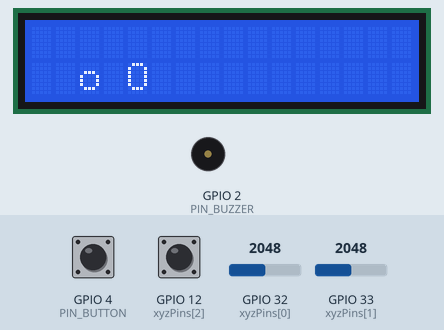
Bench run of a sketch on a simulated ESP32. On the bench: 16×2 character LCD, buzzer (waves = sounding, pin HIGH). Inputs (shaded band) come from the test bench; at power-on: GPIO 32 (xyzPins[0]) = 2048, GPIO 12 (xyzPins[2]) HIGH, GPIO 33 (xyzPins[1]) = 2048, GPIO 4 (PIN_BUTTON) HIGH. What the sketch prints to the serial monitor is not drawn.

Above: at 7.39 s.
7.4 s: GPIO 32 (xyzPins[0]) set to 4095
At 9.07 s:
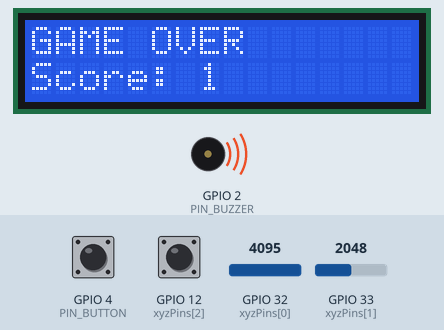
9.2 s: GPIO 12 (xyzPins[2]) pulled LOW for 0.15 s
At 9.36 s:
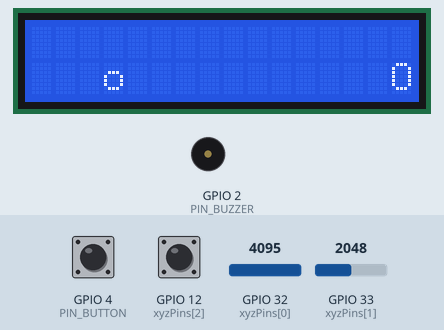
9.9 s: GPIO 33 (xyzPins[1]) set to 0
At 12.13 s:
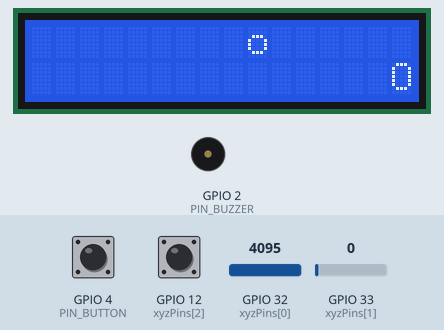
12.9 s: GPIO 33 (xyzPins[1]) set to 491
At 14.1 s:
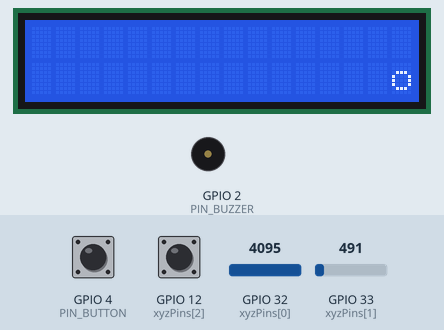
15.9 s: GPIO 12 (xyzPins[2]) pulled LOW for 1 s
At 16.63 s:
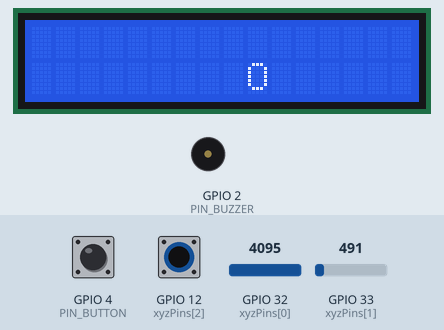
17.5 s: GPIO 32 (xyzPins[0]) set to 0
At 18.77 s:
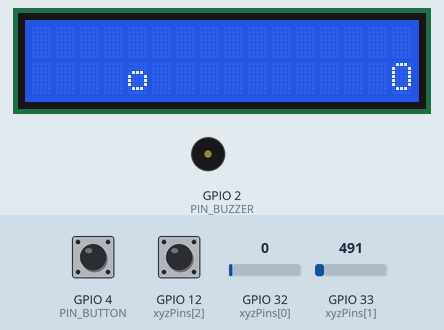
Timing chart, 0 to 21.2 s (numbered marks = the images above; inputs shaded):
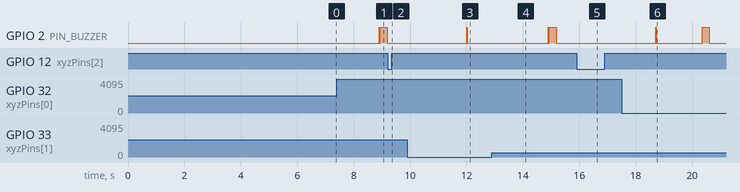

The sketch:

GameJump.ino
```cpp
/********************************************************************************************************************************************************************************************************

 Jumping!

 Created by Johnny_11
 Help from @schmitzoide

 Version 1.1

 Changelog:
 =v1.1
 Added buzzer sound
 Added debug button for buzzer
 Fixed restart while playing bug

 (Uses LCD1602 screen)

 WARNING: Set partition scheme to Huge APP

*********************************************************************************************************************************************************************************************************/

// Include
#include <LiquidCrystal_I2C.h>
#include <Wire.h>

// Variables
#define SDA 13
#define SCL 14
#define waitfor 100
#define MAX(x, y) (((x) > (y)) ? (x) : (y))
#define MIN(x, y) (((x) < (y)) ? (x) : (y))
#define PIN_BUZZER 2
#define PIN_BUTTON 4

LiquidCrystal_I2C lcd(0x27,16,2);

int xyzPins[] = {32, 33, 12};   //x,y,z pins

int posC = 2;
int posR = 1;
int Score = 0;

int limitC = 15;
int limitR = 1;

String manS = "o";
String obsS = "O";

int obsPos = 15;
int obsPassed = 0;

bool gameOver = false;

// Main code
void setup() {

  // Joystick

  Serial.begin(115200);
  pinMode(xyzPins[2], INPUT_PULLUP);  //z axis is a button.

  // LCD

  // Wire up everything

  pinMode(PIN_BUZZER, OUTPUT);
  pinMode(PIN_BUTTON, INPUT);

  Wire.begin(SDA, SCL);
  lcd.init();
  lcd.backlight();
  lcd.setCursor(0,0);

  // Intro screen

  lcd.print("You are a ball.");
  delay(3000);
  lcd.clear();
  lcd.print("Dodge 10");
  lcd.setCursor(0,1);
  lcd.print("boulders to win!");
  delay(3000);

  // Game

  obsPos = 15;
  lcd.setCursor(3,1);
  lcd.print(manS);
}

void move(int xVal, int yVal) {

  // Allows player to move between collumn 0 and 15 and jumping

  if (posC + xVal >= 0 && posR + yVal >= 0) {
    posC = MIN(15,posC + xVal);
    posR = MIN(1,yVal+1);
    Serial.printf("C: ");
    Serial.println(posC);
    Serial.printf("R: ");
    Serial.println(posR);
    lcd.clear();
    lcd.setCursor(posC,posR);
    lcd.print(manS);
  }
}

void gameOverScreenInit(String output) {

  // Screen, when died or win

  gameOver = true;
  lcd.clear();
  lcd.setCursor(0,0);
  lcd.print(output);
  lcd.setCursor(0,1);
  lcd.print("Score: ");
  lcd.print(obsPassed);
  digitalWrite(PIN_BUZZER,HIGH);
  delay(250);
  digitalWrite(PIN_BUZZER,LOW);
  if (output == "WIN") {
    delay(100);
    digitalWrite(PIN_BUZZER,HIGH);
    delay(500);
    digitalWrite(PIN_BUZZER,LOW);
  }
}

void checkCollision() {

  // Check for collisions

  if (posR == 1) {
    if (posC == obsPos) {
      gameOverScreenInit("GAME OVER");
    }
  }
}

void checkWin() {

  // Verify, if the player has completed the quest.

  if (obsPassed == 10) {

    // If he completed it, show the win screen

    gameOverScreenInit("WIN");
  }
}

void obstacle() {

  // Here's the fun part. The obstacles.

  lcd.clear();
  lcd.setCursor(posC,posR);
  lcd.print(manS);
  lcd.setCursor(obsPos,1);
  lcd.print(obsS);
  obsPos = obsPos - 1;
  if (obsPos == -1) {

    // Safety code (kinda)

    obsPos = -20;
    lcd.clear();
    lcd.setCursor(posC,posR);
    lcd.print(manS);
    lcd.setCursor(obsPos,1);
    lcd.print(obsS);
  }
  if (obsPos == -30) {

    // Reset position after passed

    obsPassed = obsPassed + 1;
    digitalWrite(PIN_BUZZER,HIGH);
    delay(10);
    digitalWrite(PIN_BUZZER,LOW);
    obsPos = 15;
    lcd.setCursor(posC,posR);
    lcd.print(manS);
    lcd.setCursor(obsPos,1);
    lcd.print(obsS);
  }

  // Run the collision function

  checkCollision();
}

void restart() {

  // Restart the game (kinda the same as setup)

  lcd.setCursor(3,1);
  lcd.print(manS);
  obsPos = 15;
  gameOver = false;
  Score = 0;
  obsPassed = 0;
  posC = 2;
  posR = 1;
}

void loop() {

  // The whole game handler

  // Joystick

  int xVal = analogRead(xyzPins[0]) / 4095.0 * 2 - 1;
  int yVal = analogRead(xyzPins[1]) / 4095.0 * 2 - 1;
  int zVal = !digitalRead(xyzPins[2]);
  // Game

  if (digitalRead(PIN_BUTTON) == LOW) {
    digitalWrite(PIN_BUZZER,HIGH);
  }else{
    digitalWrite(PIN_BUZZER,LOW);
  }

  if (gameOver == false) {

     // If not game over, then repeat this code

     move(xVal, yVal);
     obstacle();
     checkWin();

     Score = Score + 1;
     delay(waitfor);
  }
  if (zVal == 1) {
    if (gameOver == true) {

      // if joystick button pressed, restart

      Serial.println(zVal);
      restart();
    }
  }
}
```

Measured:
- after the input at 7.4 s, the display: first changes after 0.05 s (image 1 shows a later state)
- after the input at 9.2 s, the display: changes after 0.11 s (image 2)
- after the input at 12.9 s, the display: first changes after 0.09 s (image 4 shows a later state)
- after the input at 15.9 s, the display: first changes at once (image 5 shows a later state)
- what the display in image 4 shows lasts 1.1 s, from 13.8 s to 14.9 s
